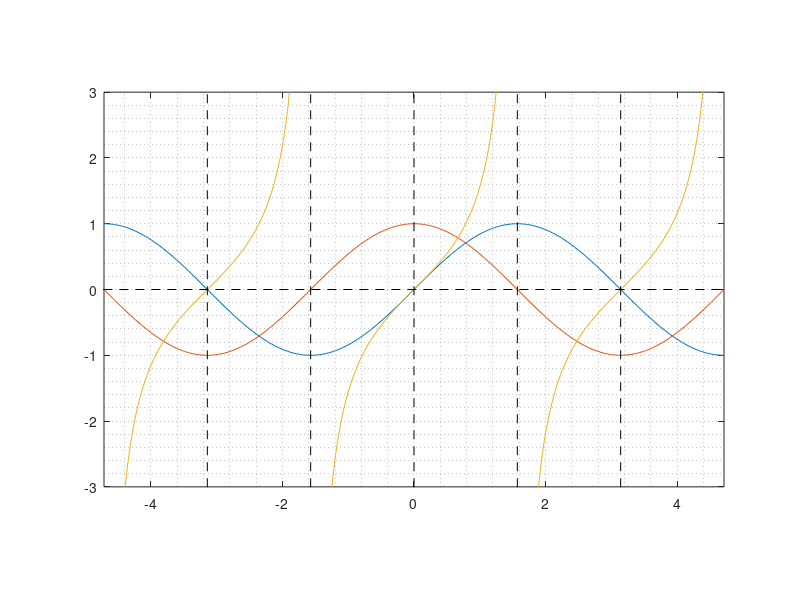

MATLAB code for this plot: (Note: this script raises an error after producing the figure.)
clear;
close;
figure;
hold on;

x = (-3/2*pi:pi/100:3/2*pi)';
y1 = sin(x); y1(y1>10) = Inf;
y2 = cos(x); y2(y2>10) = Inf;
y3 = tan(x); y3(y3>10) = Inf;

plot(x,[y1,y2,y3]);
plot([-10,10],[0,0],'k--');
plot([-pi,-pi;-1/2*pi,-1/2*pi;0,0;1/2*pi,1/2*pi;pi,pi],[-10,10],'k--');

box on;
grid minor;
axis square equal;
axis([-3/2*pi,3/2*pi,-3,3]);
ax = gca();
ax.XTick = -3/2*pi:pi/2:3/2*pi;
ax.YTick = -3:1:3;
ax.TickLabelInterpreter = 'latex';
ax.XTickLabel = {'$- \frac{3}{2} \pi$','$- \pi$','$- \frac{1}{2} \pi$', '$0$','$\frac{1}{2} \pi$','$\pi$','$\frac{3}{2} \pi$'};

legend({'$\sin x$','$\cos x$','$\tan x$'},'Interpreter','latex','Location','NorthWest');